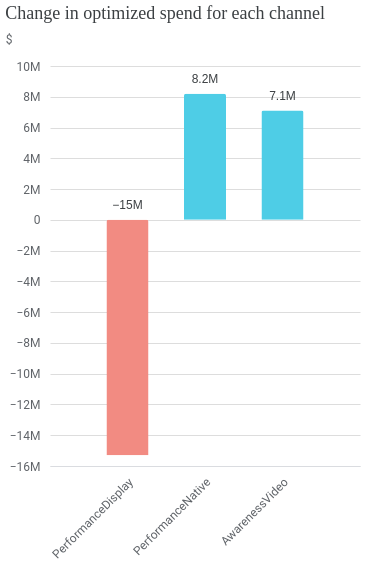

Write notebook code for a chart like this one.
### Code cell
# Run Fixed Budget Optimization
budget_optimizer = optimizer.BudgetOptimizer(analyzer=analyzer_full_funnel)
fixed_optimizer = budget_optimizer.optimize()

# Plot Incremental Outcome Delta
fixed_optimizer.plot_spend_delta()

### Figure 1 — Vega-Lite specification as saved in the notebook (floating-point values rounded to 4 significant figures)
{"config": {"view": {"continuousWidth": 300, "continuousHeight": 300, "stroke": null}, "axis": {"labelColor": "#5F6368", "labelFont": "Roboto", "labelFontSize": 12, "titleColor": "#5F6368", "titleFont": "Roboto", "titleFontSize": 12, "titleFontWeight": "normal"}}, "layer": [{"mark": {"type": "bar", "cornerRadiusEnd": 2, "size": 42, "tooltip": true}, "encoding": {"color": {"condition": {"test": "(datum.spend > 0)", "value": "#4ECDE6"}, "value": "#F28B82"}, "x": {"axis": {"domainColor": "#DADCE0", "labelAngle": -45, "labelPadding": 10, "ticks": false, "title": null}, "field": "channel", "scale": {"padding": 42}, "sort": null, "type": "nominal"}, "y": {"axis": {"domain": false, "domainColor": "#DADCE0", "labelExpr": "replace(format(datum.value, '.3~s'), 'G', 'B')", "labelPadding": 10, "ticks": false, "title": "$", "titleAlign": "left", "titleAngle": 0, "titleY": -20}, "field": "spend", "type": "quantitative"}}, "transform": [{"calculate": "replace(format(datum.spend, '.2~s'), 'G', 'B')", "as": "text_value"}, {"calculate": "datum.spend < 0 ? 0 : datum.spend", "as": "text_pos"}]}, {"mark": {"type": "text", "baseline": "top", "color": "#3C4043", "dy": -20, "fontSize": 12}, "encoding": {"text": {"field": "text_value", "type": "nominal"}, "x": {"axis": {"domainColor": "#DADCE0", "labelAngle": -45, "labelPadding": 10, "ticks": false, "title": null}, "field": "channel", "scale": {"padding": 42}, "sort": null, "type": "nominal"}, "y": {"field": "text_pos", "type": "quantitative"}}, "transform": [{"calculate": "replace(format(datum.spend, '.2~s'), 'G', 'B')", "as": "text_value"}, {"calculate": "datum.spend < 0 ? 0 : datum.spend", "as": "text_pos"}]}], "data": {"name": "data-c2b5fc8393d1b78ef4a9c1e4e697ef61"}, "height": 400, "title": {"text": "Change in optimized spend for each channel", "anchor": "start", "color": "#3C4043", "font": "Google Sans Display", "fontSize": 18, "fontWeight": "normal", "offset": 10}, "width": 310, "$schema": "https://vega.github.io/schema/vega-lite/v5.20.1.json", "datasets": {"data-c2b5fc8393d1b78ef4a9c1e4e697ef61": [{"channel": "PerformanceDisplay", "spend": -15300000.0}, {"channel": "PerformanceNative", "spend": 8200000.0}, {"channel": "AwarenessVideo", "spend": 7100000.0}]}}
